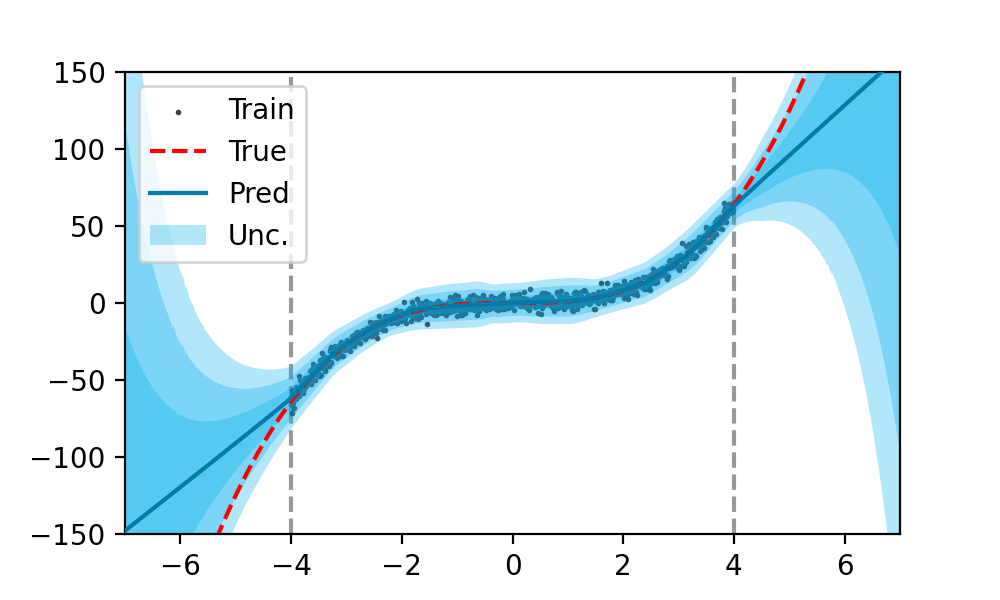

This chart was generated by the following Python code:
# import functools
import numpy as np
import matplotlib.pyplot as plt

import evidential_deep_learning as edl
import tensorflow as tf


def main():
    # Create some training and testing data
    x_train, y_train = my_data(-4, 4, 1000)
    x_test, y_test = my_data(-7, 7, 1000, train=False)

    # Define our model with an evidential output
    model = tf.keras.Sequential(
        [
            tf.keras.layers.Dense(64, activation="relu"),
            tf.keras.layers.Dense(64, activation="relu"),
            edl.layers.DenseNormalGamma(1),
        ]
    )

    # Custom loss function to handle the custom regularizer coefficient
    def EvidentialRegressionLoss(true, pred):
        return edl.losses.EvidentialRegression(true, pred, coeff=1e-2)

    # Compile and fit the model!
    model.compile(
        optimizer=tf.keras.optimizers.Adam(5e-4), loss=EvidentialRegressionLoss
    )
    model.fit(x_train, y_train, batch_size=100, epochs=500)

    # Predict and plot using the trained model
    y_pred = model(x_test)
    plot_predictions(x_train, y_train, x_test, y_test, y_pred)

    # Done!!


#### Helper functions ####
def my_data(x_min, x_max, n, train=True):
    x = np.linspace(x_min, x_max, n)
    x = np.expand_dims(x, -1).astype(np.float32)

    sigma = 3 * np.ones_like(x) if train else np.zeros_like(x)
    y = x**3 + np.random.normal(0, sigma).astype(np.float32)

    return x, y


def plot_predictions(x_train, y_train, x_test, y_test, y_pred, n_stds=4, kk=0):
    x_test = x_test[:, 0]
    mu, v, alpha, beta = tf.split(y_pred, 4, axis=-1)
    mu = mu[:, 0]
    var = np.sqrt(beta / (v * (alpha - 1)))
    var = np.minimum(var, 1e3)[:, 0]  # for visualization

    plt.figure(figsize=(5, 3), dpi=200)
    plt.scatter(x_train, y_train, s=1.0, c="#463c3c", zorder=0, label="Train")
    plt.plot(x_test, y_test, "r--", zorder=2, label="True")
    plt.plot(x_test, mu, color="#007cab", zorder=3, label="Pred")
    plt.plot([-4, -4], [-150, 150], "k--", alpha=0.4, zorder=0)
    plt.plot([+4, +4], [-150, 150], "k--", alpha=0.4, zorder=0)
    for k in np.linspace(0, n_stds, 4):
        plt.fill_between(
            x_test,
            (mu - k * var),
            (mu + k * var),
            alpha=0.3,
            edgecolor=None,
            facecolor="#00aeef",
            linewidth=0,
            zorder=1,
            label="Unc." if k == 0 else None,
        )
    plt.gca().set_ylim(-150, 150)
    plt.gca().set_xlim(-7, 7)
    plt.legend(loc="upper left")
    plt.savefig("test_edl.png")


if __name__ == "__main__":
    main()
